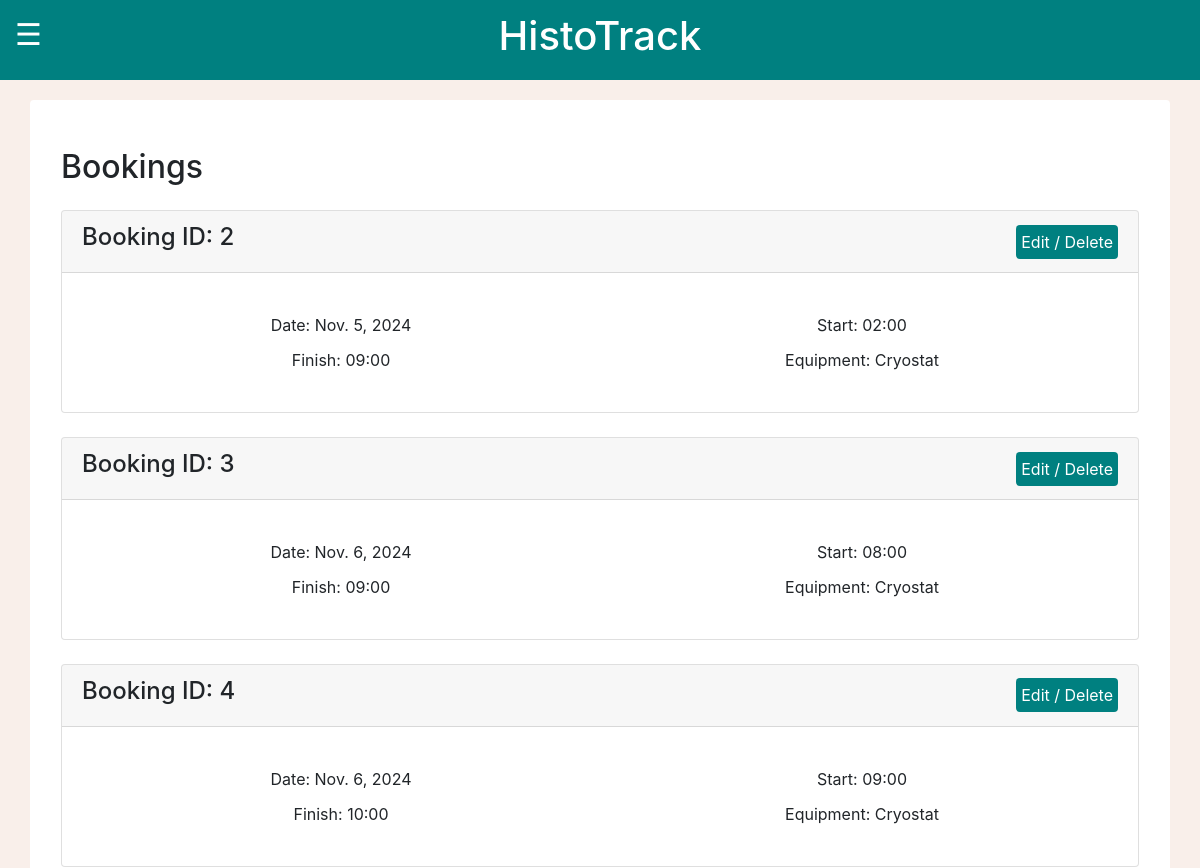
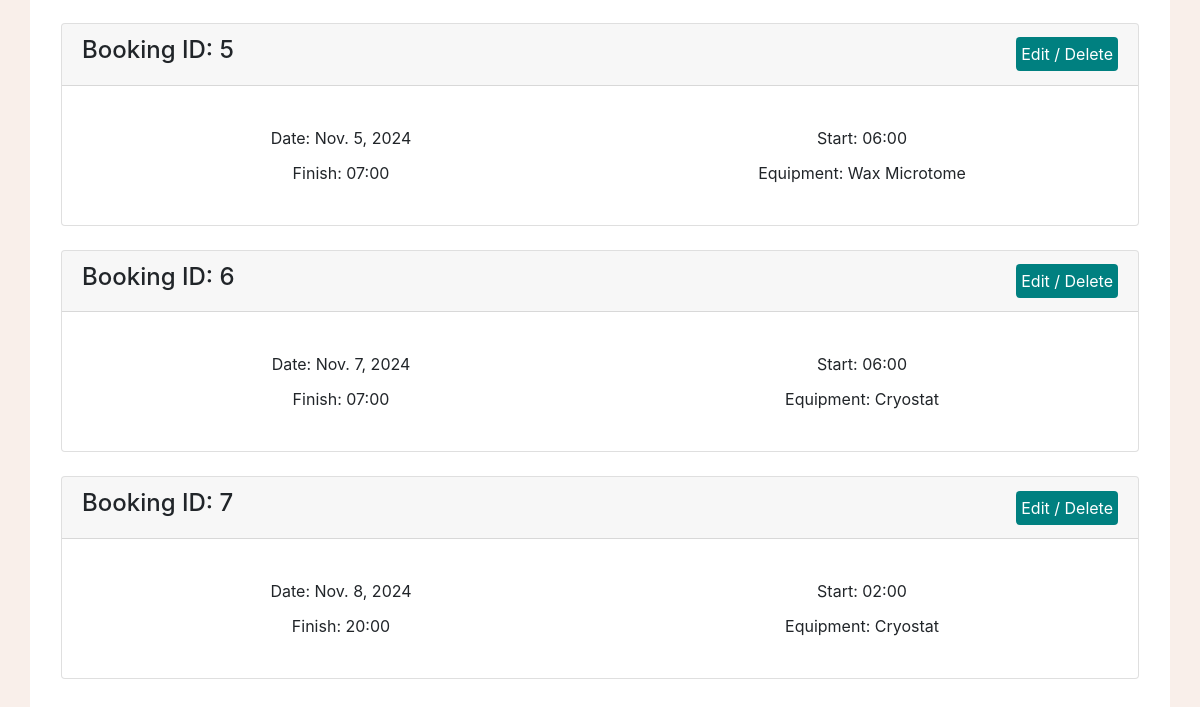
The app's page /MCalendar/myBookings/ (signed in), older data (2 pictures, top to bottom).
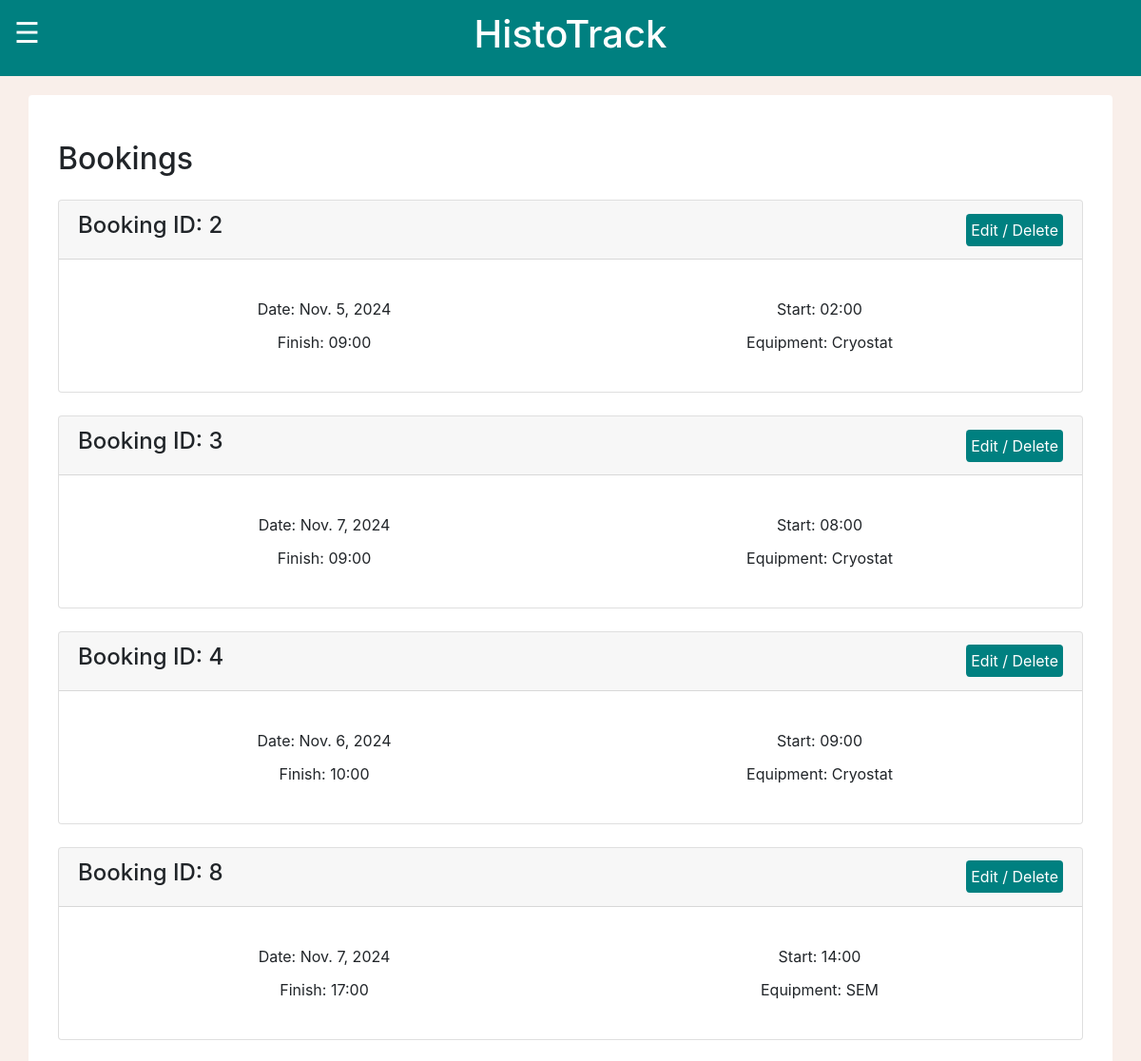
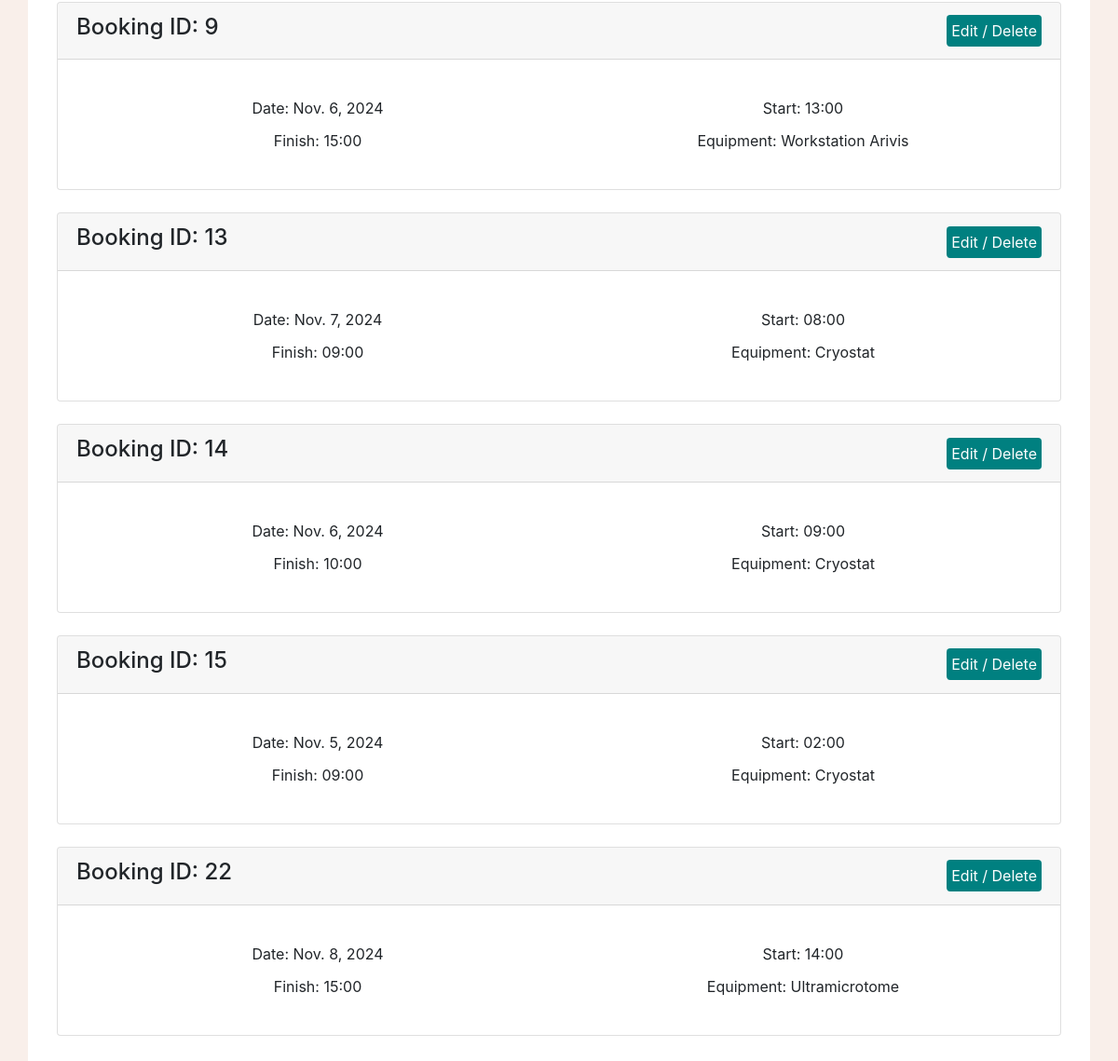
The same page, newer data (2 pictures, top to bottom).
### MCalendar/models.py (models this page shows, shortened)
class Event(models.Model):
    invoiceRef = models.CharField(max_length=10, default="None")
    bookingName = models.CharField(max_length=80)
    supervisorName = models.CharField(max_length=80)
    email = models.EmailField()
    bookingDate = models.DateField()
    startTime = models.TimeField()
    finishTime = models.TimeField()
    comments = models.TextField(max_length = 1000)
    equipment = models.CharField(max_length=100, default='Not specified')
    totalTime = models.IntegerField(default=0)
    hourlyRate = models.DecimalField(max_digits=10, decimal_places=2, default=0.00)

### MCalendar/views.py (the view, shortened to what this page needs)
# urls.py: path("myBookings/", views.myBookings, name="myBookings"),
def myBookings(request):
    if request.user.is_authenticated: ####
        current_user = request.user.email
        myBookings = Event.objects.filter(email=current_user)
        template = loader.get_template('myBookings.html')
        hasBooking = myBookings.exists()
        context = {
            'myBookings': myBookings,
            'hasBooking': hasBooking,
        }
        return HttpResponse(template.render(context, request))
    else:
        messages.success(request, "Please log in before entering that page!")
        return redirect("loginPage")

### MCalendar/templates/myBookings.html (shortened to what this page needs)
{% load static %}
<!DOCTYPE html>
<html lang="en">
    <head>
        <link rel="stylesheet" href="https://cdn.jsdelivr.net/npm/bootstrap@4.6.2/dist/css/bootstrap.min.css">
        <link rel="stylesheet" href="{% static 'global.css' %}">
    </head>
    <body>
        <div class="container-fluid text-white topbar">
            <div class="row">
                <div class="col-2 container-fluid text-left">
                <span class="sidebarButton" onclick="toggleNav()">&#9776;</span>
                </div>
                <div class="col-8 container-fluid text-center h1">
                    <span>HistoTrack</span>
                </div>
                <div class="col-2"></div>
            </div>
        </div>
    <div class="container rounded bg-white mt-5 mb-5 pb-5">
        <div class="row">
            <div class="col-md-12">
                <div class="p-3 py-5">
                    <div class="d-flex justify-content-between align-items-center mb-3">
                        <h2 class="text-right">Bookings</h2>
                    </div>
                    {% for z in myBookings %}
                        <div class="card">
                            <div class="card-header">
                                <div class="d-flex justify-content-between align-items-center">
                                    <h4>Booking ID: {{z.id}}</h4>
                                    <div class="text-center">
                                        <a class="btn btn-sty" href="http://127.0.0.1:8000/MCalendar/myBookings/editBooking/{{ z.id }}">
                                            Edit / Delete
                                        </a>
                                    </div>
                                </div>
                            </div>
                            <div class="card-body">
                                <p class="card-text">
                                    <div class="details">
                                        <div class="detailsListItem">Date: {{ z.bookingDate }}</div>
                                        <div class="detailsListItem">Start: {{ z.startTime|time:"H:i" }}</div>
                                        <div class="detailsListItem">Finish: {{ z.finishTime|time:"H:i" }}</div>
                                        <div class="detailsListItem">Equipment: {{ z.equipment }}</div>
                                    </div>
                                </p>
                            </div>
                        </div>
                        <br>
                    {%endfor%}
        </div>
    </div>
</body>
</html>

Row changes from the older to the newer data that the page shows:
no longer on this page (row edited): Event: id "5", bookingDate "Nov. 5, 2024", startTime "06:00", finishTime "07:00", equipment "Wax Microtome"
no longer on this page (row edited): Event: id "6", bookingDate "Nov. 7, 2024", startTime "06:00", finishTime "07:00", equipment "Cryostat"
removed Event: id "7", bookingDate "Nov. 8, 2024", startTime "02:00", finishTime "20:00", equipment "Cryostat"
changed Event id 3: bookingDate "Nov. 6, 2024" → "Nov. 7, 2024"
added Event: id "8", bookingDate "Nov. 7, 2024", startTime "14:00", finishTime "17:00", equipment "SEM"
added Event: id "9", bookingDate "Nov. 6, 2024", startTime "13:00", finishTime "15:00", equipment "Workstation Arivis"
added Event: id "13", bookingDate "Nov. 7, 2024", startTime "08:00", finishTime "09:00", equipment "Cryostat"
added Event: id "14", bookingDate "Nov. 6, 2024", startTime "09:00", finishTime "10:00", equipment "Cryostat"
added Event: id "15", bookingDate "Nov. 5, 2024", startTime "02:00", finishTime "09:00", equipment "Cryostat"
added Event: id "22", bookingDate "Nov. 8, 2024", startTime "14:00", finishTime "15:00", equipment "Ultramicrotome"
